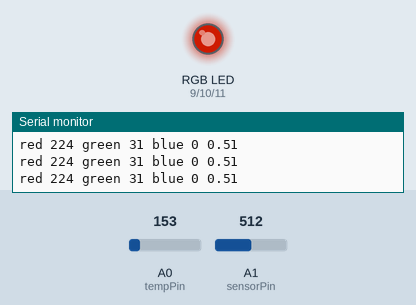
This sketch was run on a simulated Arduino Uno, built with avr-gcc and run on an emulated ATmega328P. Shown: an RGB LED mixed from three pins (HIGH = lit), the last lines printed to the serial monitor. Inputs (shaded band) come from the test bench; at power-on: A0 (tempPin) = 153, A1 (sensorPin) = 512. Dim RGB values are drawn brighter than linear.

Above: at 1.2 s.
1.3 s: A0 (tempPin) set to 165
At 2.7 s:
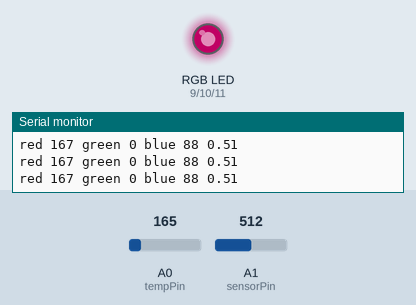
3.0 s: A1 (sensorPin) set to 716
At 3.8 s:
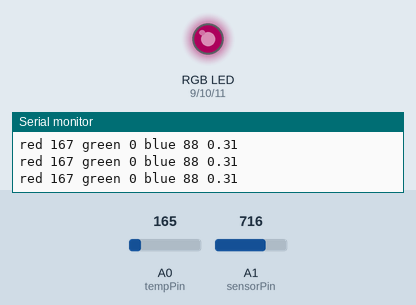
4.5 s: A0 (tempPin) set to 133
At 5.6 s:
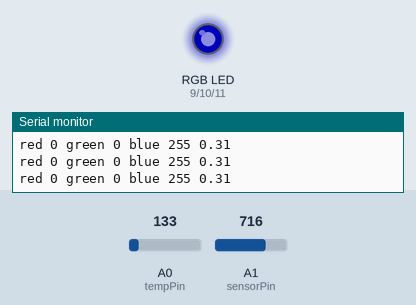
6.2 s: A0 (tempPin) set to 145
At 6.8 s:
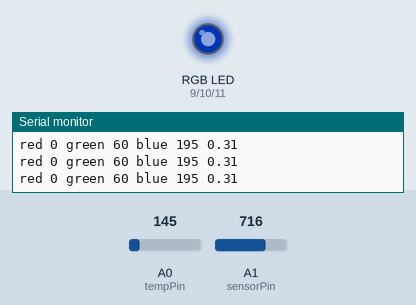
7.9 s: A1 (sensorPin) set to 1023
At 9.0 s:
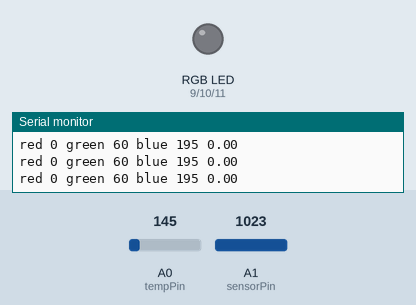
9.4 s: A1 (sensorPin) set to 306
At 10.0 s:
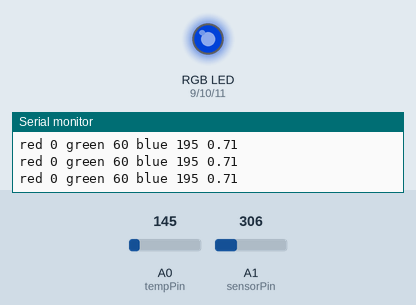
Timing chart, 0 to 11.9 s (numbered marks = the images above; inputs shaded):
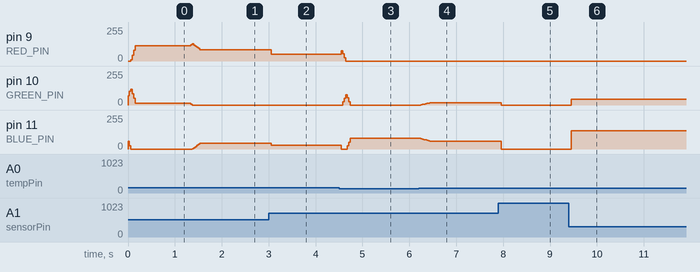

Measured:
- after the input at 1.3 s, pin 9 (RED_PIN): 114/255 → 85/255 at once; pin 10 (GREEN_PIN): 15/255 → 0/255 at once; pin 11 (BLUE_PIN): 0/255 → 44/255 after 0.07 s
- after the input at 3.0 s, pin 9 (RED_PIN): 85/255 → 51/255 after 0.05 s; pin 11 (BLUE_PIN): 44/255 → 27/255 after 0.05 s
- after the input at 4.5 s, pin 9 (RED_PIN): 51/255 → 0/255 after 0.05 s; pin 10 (GREEN_PIN): rises from 0/255 to 78/255 in 0.06 s, then falls to 0/255 in 0.09 s; pin 11 (BLUE_PIN): 27/255 → 0/255 after 0.05 s, → 79/255 0.12 s later
- after the input at 6.2 s, pin 10 (GREEN_PIN): 0/255 → 18/255 at once; pin 11 (BLUE_PIN): 79/255 → 60/255 at once
- after the input at 7.9 s, pin 10 (GREEN_PIN): 18/255 → 0/255 after 0.06 s; pin 11 (BLUE_PIN): 60/255 → 0/255 after 0.06 s
- after the input at 9.4 s, pin 10 (GREEN_PIN): 0/255 → 42/255 after 0.06 s; pin 11 (BLUE_PIN): 0/255 → 138/255 after 0.06 s

The sketch:

mood_lamp.ino
```cpp
const int RED_PIN = 9;
const int GREEN_PIN = 10;
const int BLUE_PIN = 11;
int tempPin = 0;
int sensorPin = 1;

float temp0;
float temp1;
float temp2;
float temp3;
float temp4;
float temp5;
float temp6;
float averageTemp;

void setup()
{
  pinMode(RED_PIN, OUTPUT);
  pinMode(GREEN_PIN, OUTPUT);
  pinMode(BLUE_PIN, OUTPUT);
  Serial.begin(9600);
}

void loop()
{
  getTemp();
}

void getTemp()
{
  int sensorValue;
  float voltage, degreesC, degreesF;
  voltage = analogRead(tempPin) * 0.004882814; // Get value from temp sensor and convert to voltage
  degreesC = (voltage - 0.5) * 100.0; // Convert voltage to degrees Celsius
  degreesF = degreesC * (9.0/5.0) + 32.0; // Convert Celsius to Farenheit

  sensorValue = constrain(map(degreesF, 68, 78, 0, 600), 0, 600); // Map degrees Farenheit from temp sensor to 0-600

// Average every seven temperature values
  temp6 = temp5;
  temp5 = temp4;
  temp4 = temp3;
  temp3 = temp2;
  temp2 = temp1;
  temp1 = temp0;
  temp0 = sensorValue;

  averageTemp = (temp0 + temp1 + temp2 + temp3 + temp4 + temp5 + temp6) / 7;

// Pass averageTemp to showRGB
  showRGB(averageTemp);
}

// showRGB function adapted from a Sparkfun example
void showRGB(int color)
{
  int redBrightness;
  int greenBrightness;
  int blueBrightness;
  int potentiometer;
  float brightness;

// Get value from potentiometer and map from 100-0
  potentiometer = constrain(map(analogRead(sensorPin), 10, 1023, 100, 0), 0, 100);

  if (color <= 256) // If value from temp sensor is mapped to less than or equal to 256
  {
    redBrightness = 0; // red is always off
    greenBrightness = color; // green goes from off to on
    blueBrightness = (255 - color); // blue goes from on to off
  }
  else if (color <= 511) // If value from temp sensor is mapped to less than or equal to 511
  {
    redBrightness = color - 256; // red goes from off to on
    greenBrightness = 255 - (color - 256); // green goes from on to off
    blueBrightness = 0; // blue is always off
  }
  else // // If value from temp sensor is mapped to greater than or equal to 512
  {
    redBrightness = 255 - (color - 512); // red on to off
    greenBrightness = 0; // green is always off
    blueBrightness = color - 512; // blue goes from off to on
  }

  Serial.print("red ");
  Serial.print(redBrightness);
  Serial.print(" green ");
  Serial.print(greenBrightness);
  Serial.print(" blue ");
  Serial.print(blueBrightness);
  Serial.print(" ");
//  Serial.println(color);
//  Serial.println(potentiometer);

// Turn the mapped value from the potentiometer into a percentage
  brightness = (float)potentiometer/100;

  Serial.println(brightness);

// Write redBrightness, blueBrightness, and greenBrightness to the corresponding pin and multiply by brightness percentage to dim the light
  analogWrite(RED_PIN, redBrightness * brightness);
  analogWrite(BLUE_PIN, blueBrightness * brightness);
  analogWrite(GREEN_PIN, greenBrightness * brightness);
}
```
